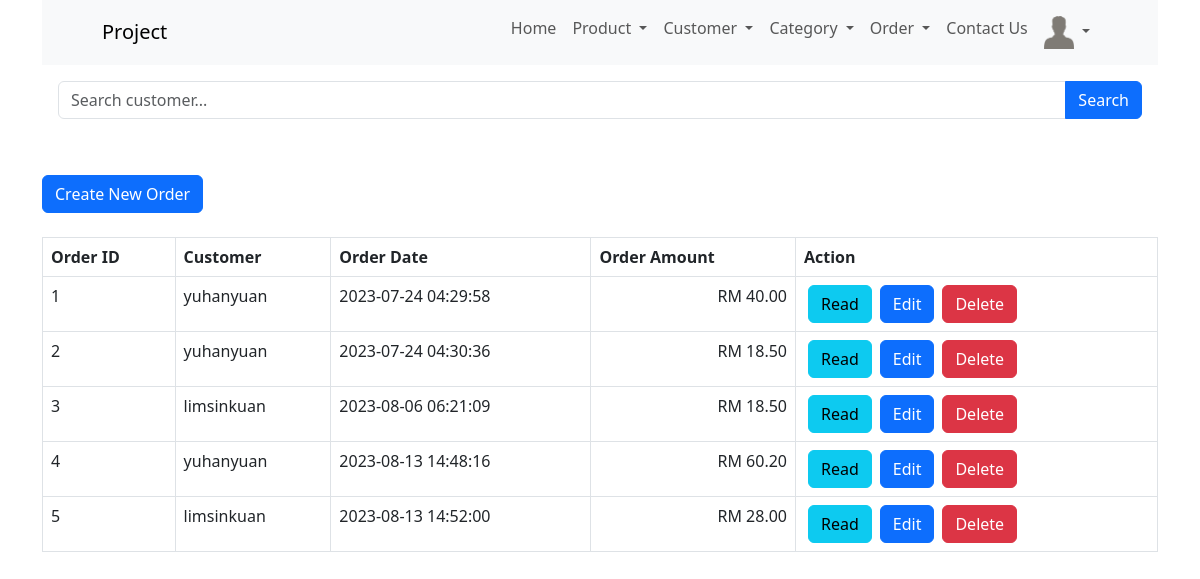
/order_read.php (signed in), run on an earlier commit of the app's database.
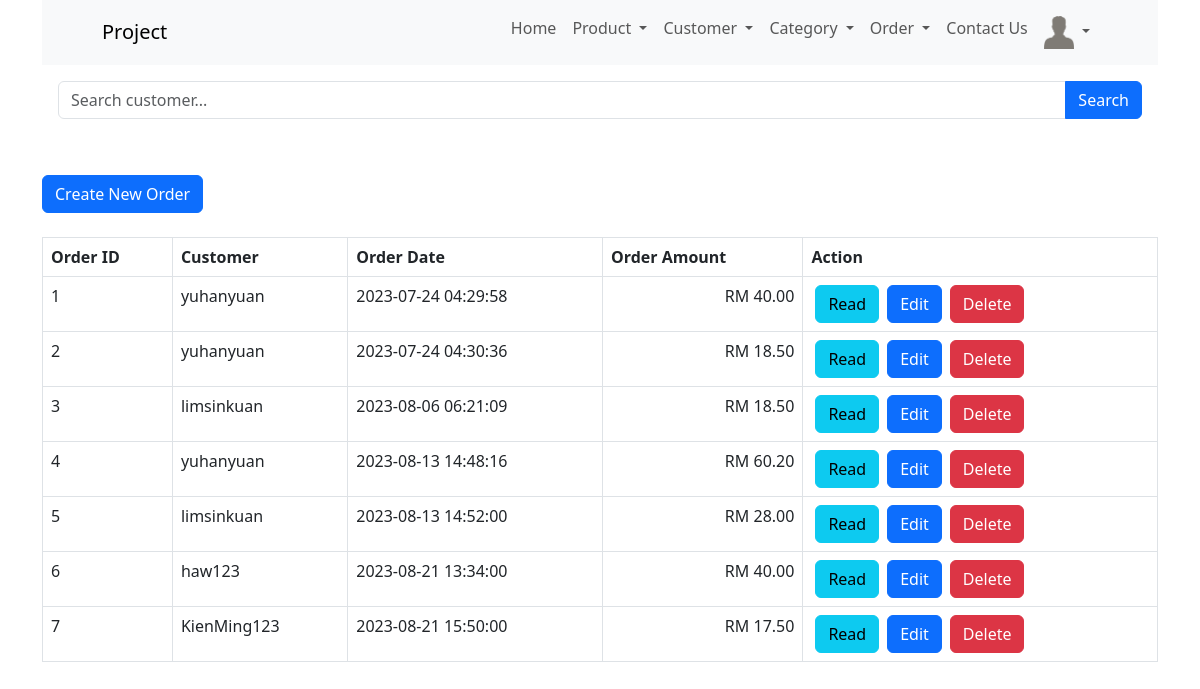
And on a later commit of the database.
### tables this page shows
CREATE TABLE IF NOT EXISTS `order_summary` (
  `order_id` int NOT NULL AUTO_INCREMENT,
  `customer_id` int NOT NULL,
  `order_date` datetime NOT NULL,
  PRIMARY KEY (`order_id`),
  KEY `customer_id` (`customer_id`)
);

CREATE TABLE IF NOT EXISTS `customers` (
  `user_id` int NOT NULL AUTO_INCREMENT,
  `username` varchar(20) NOT NULL,
  `image` varchar(100) NOT NULL DEFAULT 'default_user.png',
  `first_name` varchar(20) NOT NULL,
  `last_name` varchar(20) NOT NULL,
  `password` text NOT NULL,
  `email` varchar(30) NOT NULL,
  `date_of_birth` date NOT NULL,
  `registration_date_time` datetime NOT NULL DEFAULT CURRENT_TIMESTAMP ON UPDATE CURRENT_TIMESTAMP,
  `gender` enum('male','female') NOT NULL,
  `status` enum('active','inactive') NOT NULL DEFAULT 'active',
  PRIMARY KEY (`user_id`),
  UNIQUE KEY `username` (`username`)
);

### order_read.php (the view, shortened to what this page needs)
<html lang="en">
<head>
    <link href="https://cdn.jsdelivr.net/npm/bootstrap@5.3.0/dist/css/bootstrap.min.css" rel="stylesheet">
</head>
<body>
    <div class="container">
        <?php
        include 'menu/menu.php';
        ?>
        <?php
        include 'config/database.php';
        $searchKeyword = isset($_GET['search']) ? $_GET['search'] : '';
        $query = "SELECT customers.username, order_summary.order_date, order_summary.order_id FROM order_summary INNER JOIN customers ON customers.user_id = order_summary.customer_id";
        $query .= " ORDER BY order_id ASC";
        $stmt = $con->prepare($query);
        $stmt->execute();
        $num = $stmt->rowCount();
        echo '<div class="p-3">
            <form method="GET" action="">
                <div class="input-group mb-3">
                    <input type="text" class="form-control" name="search" placeholder="Search customer..." value="' . str_replace('%', '', $searchKeyword) . '">
                    <button class="btn btn-primary" type="submit">Search</button>
                </div>
            </form>
        </div>';
        echo "<br><div><a href='order_create.php' class='btn btn-primary m-b-1em'>Create New Order</a></div>" . "<br>";
        if ($num > 0) {
            echo "<table id='product_table' class='table table-hover table-responsive table-bordered'>";
            echo "<tr>";
            echo "<th>Order ID</th>";
            echo "<th>Customer</th>";
            echo "<th>Order Date</th>";
            echo "<th>Order Amount</th>";
            echo "<th>Action</th>";
            echo "</tr>";
            $decimaltotal=0;
            for ($i = 1; $i <= $num; $i++) {
                $total = 0;
                $totalquery = "SELECT products.name, products.price, products.promote_price, order_detail.quantity FROM order_detail INNER JOIN products ON products.id = order_detail.product_id INNER JOIN order_summary ON order_summary.order_id = order_detail.order_id INNER JOIN customers ON customers.user_id = order_summary.customer_id WHERE order_detail.order_id=:id";
                $totalstmt = $con->prepare($totalquery);
                $totalstmt->bindParam(':id', $i);
                $totalstmt->execute();
                $row = $stmt->fetch(PDO::FETCH_ASSOC);
                extract($row);
                echo "<tr>";
                echo "<td>{$order_id}</td>";
                echo "<td>{$username}</td>";
                echo "<td>{$order_date}</td>";
                while ($totalrow = $totalstmt->fetch(PDO::FETCH_ASSOC)) {
                    if ($totalrow['promote_price'] < $totalrow['price'] && $totalrow['promote_price'] > 0) {
                        $theprice = $totalrow['promote_price'];
                    } else {
                        $theprice = $totalrow['price'];
                    }
                    $amount = $totalrow['quantity'] * $theprice;
                    $total += $amount;
                    $decimaltotal = number_format($total, '2', '.');
                }
                echo "<td class = 'text-end'>RM {$decimaltotal}</td>";
                echo "<td>";
                echo "<a href='order_detail_read.php?id={$order_id}' class='btn btn-info m-r-1em mx-1'>Read</a>";
                echo "<a href='order_update.php?id={$order_id}' class='btn btn-primary m-r-1em mx-1'>Edit</a>";
                echo "<a href='#' onclick='delete_order({$order_id});'  class='btn btn-danger mx-1'>Delete</a>";
                echo "</td>";
                echo "</tr>";
            }
            echo "</table>";
        } else {
            echo "<div class='alert alert-danger'>No records found.</div>";
        }
        ?>
    </div>
</body>
</html>

What changed in the data, as far as the page shows it:
added order_summary: order_id "6", customer.username "haw123", order_date "2023-08-21 13:34:00", decimaltotal "40.00"
added order_summary: order_id "7", customer.username "KienMing123", order_date "2023-08-21 15:50:00", decimaltotal "17.50"
